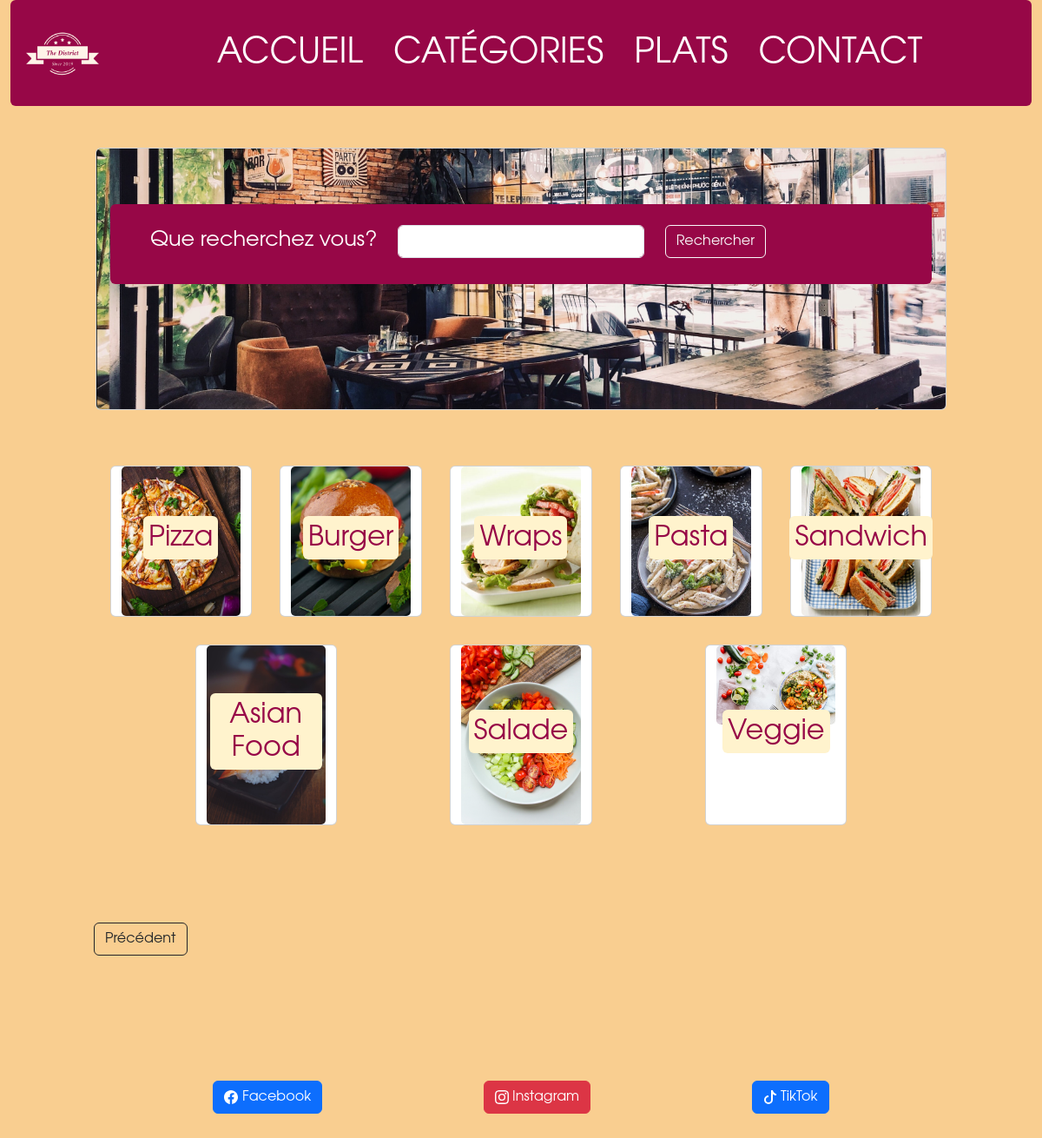
/categories.php, run on the app's committed database.
### tables this page shows
CREATE TABLE `categorie` (
  `id` int AUTO_INCREMENT PRIMARY KEY ,
  `libelle` varchar(100) NOT NULL,
  `image` varchar(255) NOT NULL,
  `active` varchar(10) NOT NULL
);

### DAO.php (called while the page is built, shortened)
<?php
function getCategories($db){
    $query= $db-> prepare('SELECT * FROM categorie');
    $query-> execute();
    $categories= $query-> fetchAll();
    return $categories;
}

### categories.php (the view, shortened to what this page needs)
<!DOCTYPE html>
<html lang="en">
  <head>
    <link
      href="https://cdn.jsdelivr.net/npm/bootstrap@5.3.2/dist/css/bootstrap.min.css"
      rel="stylesheet"
    />
    <link rel="stylesheet" href="assets/css/styles.css"/>
  </head>
  <body>
    <div class="container-fluid">
  <?php
  require_once ("views/header.php");
  require_once("DAO.php")
  ?>
      <section class="d-flex justify-content-center mt-5" id="search">
        <div class="card col-xl-10 col">
          <div class="card-img-overlay">
            <div class="p-4 mt-5 bg-opacity-75 rounded" id="bandeau">
              <div class="form-group row d-flex justify-content-center">
                <div class="search-container col text-end">
                  <label
                    for="recherche"
                    class="form-label text-white text-end fs-4"
                  >
                    Que recherchez vous?</label
                  >
                </div>
                <div class="col">
                  <input
                    class="form-control"
                    type="search-input"
                    name="recherche"
                    id="recherche"
                  />
                </div>
                <div class="col">
                  <button class="btn btn-outline-light" type="submit">
                    Rechercher
                  </button>
                </div>
              </div>
            </div>
          </div>
        </div>
      </section>
   <section class="d-flex justify-content-center position-relative">
    <div
          id="aff_cat"
          class="d-flex justify-content-evenly col-xl-10 row flex-wrap mt-5 position-relative"
        >
        <?php
        $categories=getCategories($db);
        foreach($categories as $categorie)
        { ?>
        <a href="details_categorie.php?id=<?=$categorie['id']?>" class="card rounded col-3 col-lg-2 m-3" >
          <img class="card-img img-fluid" src="assets/images_the_district/category/<?=$categorie['image']?>" alt="<?$categorie['libelle']?>" title="<?=$categorie['libelle']?>"/>
          <div class="card-img-overlay d-flex align-items-center justify-content-center">
              <h2 class="mark rounded text-center" style="color: #970747"> <?=$categorie['libelle']?> </h2>
          </div>
        </a>
        <?php } ?>
        </div>
      </section>
      <div class="m-md-5 p-md-5 m-2 p-2">
        <a class="btn btn-outline-dark" href="index.html">Précédent</a>
      </div>
      <?php
       require_once ("views/footer.php")
      ?>
  </body>
</html>

### assets/css/styles.css (style rules this page uses)
body { font-family: Avantgarde, TeX Gyre Adventor, URW Gothic L, sans-serif; background-color:#f9ce90; background-image: url('images_the_district/image_parallax.jpg'); background-attachment:fixed; background-position: center; background-repeat: no-repeat; }
#bandeau { background-color: #970747; }

### data on the page
categorie: libelle "Pizza"
categorie: libelle "Burger"
categorie: libelle "Wraps"
categorie: libelle "Pasta"
categorie: libelle "Sandwich"
categorie: libelle "Asian Food"
categorie: libelle "Salade"
categorie: image (picture), libelle "Veggie"
